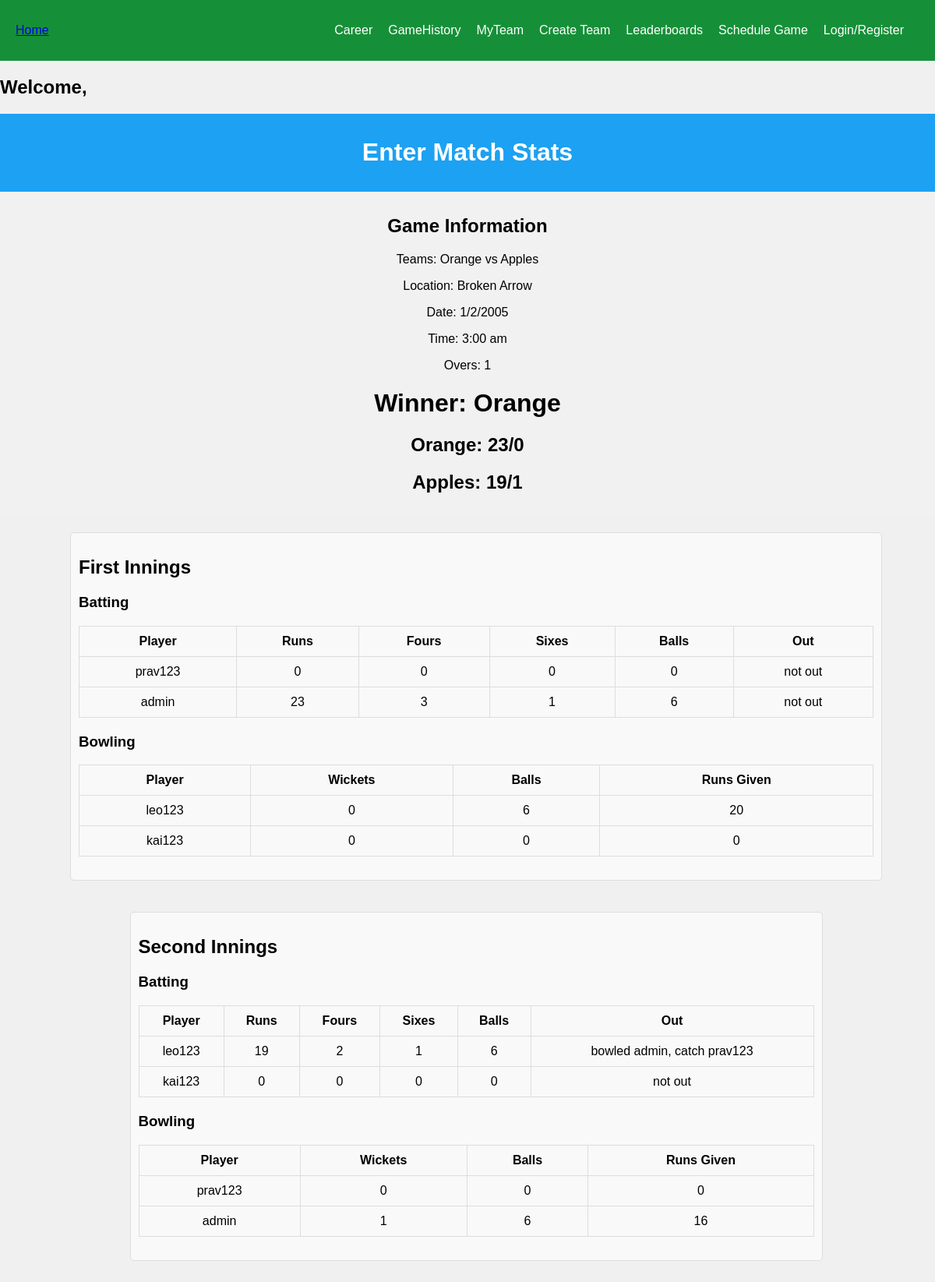
/view-game/67, run on the app's committed database.
### base/models.py (models this page shows, shortened)
class Game(models.Model):
    entering_stats = models.BooleanField(default=False,null=True,blank=False) # true if stat entering has began, this is set to true when the inilize game info is submitted
    doneStats = models.BooleanField(default=False,null=True,blank=False) # true is stat entering has concluded, this is set to true when the last over of the last innings is iterated through
    archived = models.BooleanField(default=False,null=True,blank=False) # this is set to true when the user confirms that there is no edits to make to the stats entered.
    winner = models.ForeignKey(Team,on_delete=models.SET_NULL,null=True, related_name="winner",blank=True)
    team1 = models.ForeignKey(Team,on_delete=models.SET_NULL,null=True, related_name="team1")  # team that sent invite
    team2 = models.ForeignKey(Team,on_delete=models.SET_NULL,null=True, related_name="team2")
    temporary = models.BooleanField(default=False,null=True,blank=False)
    batting1_team = models.ForeignKey(Team,on_delete=models.SET_NULL,null=True, related_name="batting1")
    bowling1_team = models.ForeignKey(Team,on_delete=models.SET_NULL,null=True, related_name="bowling1")
    batting2_team = models.ForeignKey(Team,on_delete=models.SET_NULL,null=True, related_name="batting2")
    bowling2_team  = models.ForeignKey(Team,on_delete=models.SET_NULL,null=True, related_name="bowling2")
    date = models.CharField(max_length=200,null=True)
    year = models.CharField(max_length=200,null=True)
    month = models.CharField(max_length=200,null=True)
    day = models.CharField(max_length=200,null=True)
    time = models.CharField(max_length=200,null=True)
    location = models.CharField(max_length=200,null=True)
    overs = models.IntegerField(default=0,null=True,blank=True)
    batting_score1 = models.IntegerField(default=0,null=True,blank=True) # number of runs for the first batting team
    batting_score2 = models.IntegerField(default=0,null=True,blank=True) # number of runs for second batting team
    bowling_score1 = models.IntegerField(default=0,null=True,blank=True) # number of wickets for the frist bowling team
    bowling_score2 = models.IntegerField(default=0,null=True,blank=True) # number of wickets for the second bowling team
    current_innings =  models.IntegerField(default=1,  null=True,blank=True)
    current_over = models.IntegerField(default=1,  null=True,blank=True)
    current_ball = models.IntegerField(default=1,  null=True,blank=True)
    ball1 = models.CharField(max_length=200,null=True) # icon of first ball in current over
    ball2 = models.CharField(max_length=200,null=True)
    ball3 = models.CharField(max_length=200,null=True)
    ball4 = models.CharField(max_length=200,null=True)
    ball5 = models.CharField(max_length=200,null=True)
    ball6 = models.CharField(max_length=200,null=True)
    on_strike_batsman = models.OneToOneField("Player", related_name="on_strike_batsman",on_delete=models.SET_NULL,null=True,blank=True,unique=False)
    off_strike_batsman = models.OneToOneField("Player", related_name="off_strike_batsman",on_delete=models.SET_NULL,null=True,blank=True,unique=False)
    current_bowler = models.OneToOneField("Player", related_name="current_bowler",on_delete=models.SET_NULL,null=True,blank=True,unique=False)
    players_stats = models.ManyToManyField("PlayerGameStat", related_name="players_stats", blank=True)
    @property
    def get_batting1_score(self):
        runs = 0
        for stat in self.players_stats.all():
            if stat.player in list(self.batting1_team.players.all()):
                runs += stat.total_runs
        return runs
    @property
    def get_batting2_score(self):
        runs = 0
        for stat in self.players_stats.all():
            if stat.player in list(self.batting2_team.players.all()):
                runs += stat.total_runs
        return runs
    @ property
    def get_bowling1_score(self):
        wickets = 0
        for stat in self.players_stats.all():
            if stat.player in list(self.bowling1_team.players.all()):
                wickets += stat.wickets
        return wickets
    @property
    def get_bowling2_score(self):
        wickets = 0
        for stat in self.players_stats.all():
            if stat.player in list(self.bowling2_team.players.all()):
                wickets += stat.wickets
        return wickets

class Team(models.Model):
    name = models.CharField(max_length=200,null=True)
    captain = models.OneToOneField("Player", related_name="captain",on_delete=models.SET_NULL,null=True,blank=True,unique=False)
    players = models.ManyToManyField("Player", related_name="players", blank=True)
    games_played = models.IntegerField(default=0,null=True,blank=True)
    games_won = models.IntegerField(default=0,null=True,blank=True)
    runs_average = models.FloatField(default=0,null=True,blank=True)
    wickets_average = models.FloatField(default=0,null=True,blank=True)
    games = models.ManyToManyField("Game", related_name="gammes", blank=True)
    temporary = models.BooleanField(default=False,null=True,blank=False)
    organization = models.ForeignKey(Organization,on_delete=models.SET_NULL,null=True, related_name="winner",blank=True)

class PlayerGameStat(models.Model):
    game = models.ForeignKey(Game,on_delete=models.SET_NULL,null=True, related_name="player_game")
    player = models.ForeignKey(Player,on_delete=models.SET_NULL,null=True, related_name="player_player")
    runs_scored = models.IntegerField(default=0,null=True,blank=True)
    runs_ran = models.IntegerField(default=0,null=True,blank=True)
    wickets = models.IntegerField(default=0,null=True,blank=True)
    extras = models.IntegerField(default=0,null=True,blank=True)
    balls_batted = models.IntegerField(default=0,null=True,blank=True)
    balls_bowled = models.IntegerField(default=0,null=True,blank=True)
    fours = models.IntegerField(default=0,null=True,blank=True)
    sixes = models.IntegerField(default=0,null=True,blank=True)
    catches = models.IntegerField(default=0,null=True,blank=True)
    runs_given_up = models.IntegerField(default=0,null=True,blank=True)
    out_type = models.CharField(max_length=200,null=True, default="not out")
    out_ball = models.IntegerField(default=-1,null=True,blank=True) # -1 means they havent been out
    out_over =  models.IntegerField(default=-1,null=True,blank=True) #-1 means they gavent been out
    @property
    def total_runs(self):
        return self.runs_scored + self.runs_ran

class Player(AbstractUser):
    first_name = models.CharField(max_length=200, null=True)
    last_name = models.CharField(max_length=200, null=True)
    email = models.EmailField(unique=True, null=True)
    teams = models.ManyToManyField("Team", related_name="teams", blank=True) # long-term-team outside of organization
    organization = models.ForeignKey(Organization,on_delete=models.SET_NULL,null=True, blank=True)
    runs = models.IntegerField(default=0,null=True,blank=True)
    wickets = models.IntegerField(default=0,null=True,blank=True)
    catches = models.IntegerField(default=0,null=True,blank=True)
    sixes = models.IntegerField(default=0,null=True,blank=True)
    fours = models.IntegerField(default=0,null=True,blank=True)
    extras = models.IntegerField(default=0,null=True,blank=True)
    games_played = models.IntegerField(default=0,null=True,blank=True)
    games_won = models.IntegerField(default=0,null=True,blank=True)
    win_percentage = models.FloatField(default=0,null=True,blank=True)
    fifties = models.IntegerField(default=0,null=True,blank=True)
    centuries = models.IntegerField(default=0,null=True,blank=True)
    sr = models.FloatField(default=0,null=True,blank=True)
    runs_hs = models.IntegerField(default=0,null=True,blank=True)
    wickets_hs = models.IntegerField(default=0,null=True,blank=True)
    fours_hs = models.IntegerField(default=0,null=True,blank=True)
    sixes_hs = models.IntegerField(default=0,null=True,blank=True)
    runs_average = models.FloatField(default=0,null=True,blank=True)
    wickets_average = models.FloatField(default=0,null=True,blank=True)
    fours_average = models.FloatField(default=0,null=True,blank=True)
    sixes_average = models.FloatField(default=0,null=True,blank=True)
    catches_average = models.FloatField(default=0,null=True,blank=True)
    extras_average = models.FloatField(default=0,null=True,blank=True)
    balls_bowled = models.IntegerField(default=0,null=True,blank=True)
    balls_played = models.IntegerField(default=0,null=True,blank=True)
    game_invites = models.ManyToManyField("GameInvite", related_name="game_invites", blank=True)
    team_invites = models.ManyToManyField("TeamInvite", related_name="team_invites", blank=True)
    org_invites = models.ManyToManyField("OrganizationInvite", related_name="org_invites", blank=True)
    games = models.ManyToManyField("Game", related_name="games", blank=True)
    USERNAME_FIELD = "email"
    REQUIRED_FIELDS = ["username"]

### base/views.py (the view, shortened to what this page needs)
# urls.py: path("view-game/<str:pk>", views.view_game, name="view-game"),
def view_game(request, pk): # game.vids
    print(request.POST) # if box is not checked its key/val pair will not show up in request.POST, and tis value is None
    user = request.user
    game = Game.objects.get(id=int(pk))
    print(request.POST)
    print("team 1 stats: ")
    for p in game.players_stats.all():
        print(p.player.username)
    context = {"game":game}
    return render(request, "base/view_game.html", context)

### base/templates/base/view_game.html (shortened to what this page needs)
{% extends 'main.html' %}
{% block content %}
<!DOCTYPE html>
<!DOCTYPE html>
<html lang="en">
<head>
</head>
<body>
<div class="header">
  <h1>Enter Match Stats</h1>
</div>
<div class="game-info">
  <h2>Game Information</h2>
  <p>Teams: {{game.team1.name}} vs {{game.team2.name}}</p>
  <p>Location: {{game.location}}</p>
  <p>Date: {{game.date}}</p>
  <p>Time: {{game.time}}</p>
  <p>Overs: {{game.overs}}</p>
  {% if game.winner %}
  <h1>Winner: {{game.winner.name}}</h1>
  {% endif %}
  {% if game.entering_stats == True %}
    <h2>{{game.team1.name}}: {{game.get_batting1_score}}/{{game.get_bowling1_score}}</h2>
    <h2>{{game.team2.name}}: {{game.get_batting2_score}}/{{game.get_bowling2_score}}</h2>
  {% endif %}
</div>
{% if game.entering_stats == True %}
<div class="innings">
  <div class="innings-section">
    <h2>First Innings</h2>
    <h3>Batting</h3>
    <table class="stat-table">
        <tr>
          <th>Player</th>
          <th>Runs</th>
          <th>Fours</th>
          <th>Sixes</th>
          <th>Balls</th>
          <th>Out</th>
        </tr>
      <tbody>
        {% for player in game.batting1_team.players.all %}
          {% for stat in game.players_stats.all %}
            {% if player == stat.player %}
              <tr>
                <td>{{player.username}}</td>
                <td>{{stat.total_runs}}</td>
                <td>{{stat.fours}}</td>
                <td>{{stat.sixes}}</td>
                <td>{{stat.balls_batted}}</td>
                <td>{{stat.out_type}}</td>
              </tr>
            {% endif %}
          {% endfor %}
        {% endfor %}
      </tbody>
    </table>
    <h3>Bowling</h3>
    <table class="stat-table">
        <tr>
          <th>Player</th>
          <th>Wickets</th>
          <th>Balls</th>
          <th>Runs Given</th>
        </tr>
      <tbody>
        {% for player in game.bowling1_team.players.all %}
          {% for stat in game.players_stats.all %}
            {% if player == stat.player %}
              <tr>
                <td>{{player.username}}</td>
                <td>{{stat.wickets}}</td>
                <td>{{stat.balls_bowled}}</td>
                <td>{{stat.runs_given_up}}</td>
              </tr>
            {% endif %}
          {% endfor %}
        {% endfor %}
      </tbody>
    </table>
</div>
<div class="innings">
  <div class="innings-section">
    <h2>Second Innings</h2>
    <h3>Batting</h3>
    <table class="stat-table">
        <tr>
          <th>Player</th>
          <th>Runs</th>
          <th>Fours</th>
          <th>Sixes</th>
          <th>Balls</th>
          <th>Out</th>
        </tr>
      <tbody>
        {% for player in game.batting2_team.players.all %}
          {% for stat in game.players_stats.all %}
            {% if player == stat.player %}
              <tr>
                <td>{{player.username}}</td>
                <td>{{stat.total_runs}}</td>
                <td>{{stat.fours}}</td>
                <td>{{stat.sixes}}</td>
                <td>{{stat.balls_batted}}</td>
                <td>{{stat.out_type}}</td>
              </tr>
            {% endif %}
          {% endfor %}
        {% endfor %}
      </tbody>
    </table>
    <h3>Bowling</h3>
    <table class="stat-table">
        <tr>
          <th>Player</th>
          <th>Wickets</th>
          <th>Balls</th>
          <th>Runs Given</th>
        </tr>
      <tbody>
        {% for player in game.bowling2_team.players.all %}
          {% for stat in game.players_stats.all %}
            {% if player == stat.player %}
              <tr>
                <td>{{player.username}}</td>
                <td>{{stat.wickets}}</td>
                <td>{{stat.balls_bowled}}</td>
                <td>{{stat.runs_given_up}}</td>
               </tr>
            {% endif %}
          {% endfor %}
        {% endfor %}
      </tbody>
    </table>
  </div>
</div>
{% endif %}
</body>
</html>
{% endblock %}

### templates/main.html (style rules this page uses)
body { margin: 0; font-family: Arial, Helvetica, sans-serif; background-color: rgb(254, 254, 254); color: rgb(1, 1, 1); }

### templates/navbar.html (style rules this page uses)
body, ul { margin: 0; padding: 0; }

### base/templates/base/view_game.html (style rules this page uses)
body { font-family: Arial, sans-serif; margin: 0; padding: 0; }
.header { background-color: #1da1f2; color: white; padding: 10px; text-align: center; }
.game-info { background-color: #f1f1f1; padding: 10px; text-align: center; }
.innings { display: flex; flex-direction: column; margin: 20px auto; width: 85%; }
.innings-section { background-color: #f9f9f9; border: 1px solid #ddd; border-radius: 5px; padding: 10px; width: 100%; margin-bottom: 20px; }
.stat-table { width: 100%; border-collapse: collapse; margin-bottom: 20px; }
.stat-table th, .stat-table td { padding: 10px; text-align: center; border: 1px solid #ddd; }
body { font-family: Arial, sans-serif; margin: 0; padding: 0; background-color: #f0f0f0; }

### data on the page
Game: team1.name "Orange", team2.name "Apples", location "Broken Arrow", date "1/2/2005", time "3:00 am", overs "1", winner.name "Orange", get_batting1_score "23", get_bowling1_score "0", get_batting2_score "19", get_bowling2_score "1"
Player: username "prav123"
PlayerGameStat: total_runs "0", fours "0", sixes "0", balls_batted "0", out_type "not out", wickets "0", balls_bowled "0", runs_given_up "0"
Player: username "admin"
PlayerGameStat: total_runs "23", fours "3", sixes "1", balls_batted "6", out_type "not out", wickets "1", balls_bowled "6", runs_given_up "16"
Player: username "leo123"
PlayerGameStat: wickets "0", balls_bowled "6", runs_given_up "20", total_runs "19", fours "2", sixes "1", balls_batted "6", out_type "bowled admin, catch prav123"
Player: username "kai123"
PlayerGameStat: wickets "0", balls_bowled "0", runs_given_up "0", total_runs "0", fours "0", sixes "0", balls_batted "0", out_type "not out"
